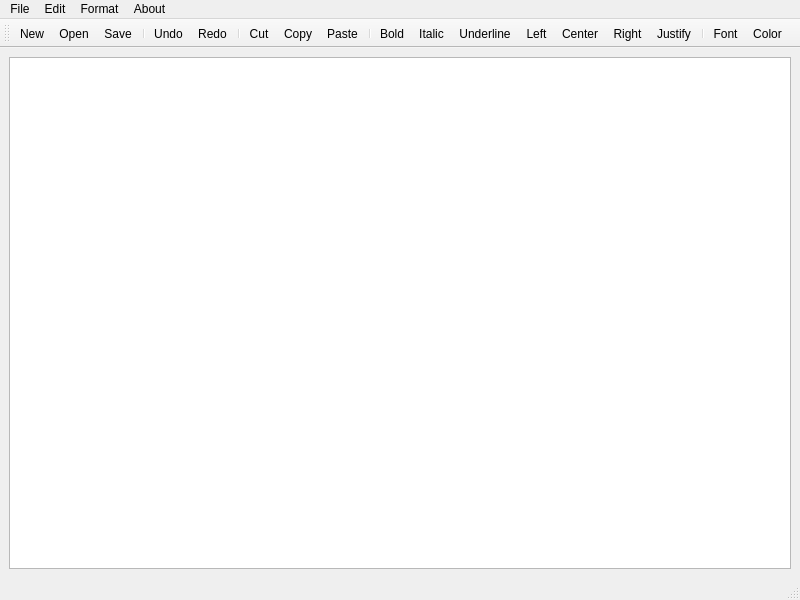
<?xml version="1.0" encoding="UTF-8"?>
<ui version="4.0">
 <class>MainWindow</class>
 <widget class="QMainWindow" name="MainWindow">
  <property name="geometry">
   <rect>
    <x>0</x>
    <y>0</y>
    <width>800</width>
    <height>600</height>
   </rect>
  </property>
  <property name="windowTitle">
   <string>NotePad App</string>
  </property>
  <widget class="QWidget" name="centralwidget">
   <layout class="QHBoxLayout" name="horizontalLayout">
    <item>
     <widget class="QTextEdit" name="textEdit"/>
    </item>
   </layout>
  </widget>
  <widget class="QMenuBar" name="menubar">
   <property name="geometry">
    <rect>
     <x>0</x>
     <y>0</y>
     <width>800</width>
     <height>26</height>
    </rect>
   </property>
   <widget class="QMenu" name="menufile">
    <property name="title">
     <string>File</string>
    </property>
    <addaction name="actionNew"/>
    <addaction name="actionOpen"/>
    <addaction name="actionSave"/>
    <addaction name="separator"/>
    <addaction name="actionPrint"/>
    <addaction name="actionPreview"/>
    <addaction name="actionExport_PDF"/>
    <addaction name="separator"/>
    <addaction name="actionExit"/>
   </widget>
   <widget class="QMenu" name="menuEdit">
    <property name="title">
     <string>Edit</string>
    </property>
    <addaction name="actionUndo"/>
    <addaction name="actionRedo"/>
    <addaction name="separator"/>
    <addaction name="actionCut"/>
    <addaction name="actionCopy"/>
    <addaction name="actionPaste"/>
    <addaction name="separator"/>
   </widget>
   <widget class="QMenu" name="menuFormat">
    <property name="title">
     <string>Format</string>
    </property>
    <addaction name="actionBold"/>
    <addaction name="actionItalic"/>
    <addaction name="actionUnderline"/>
    <addaction name="separator"/>
    <addaction name="actionLeft_2"/>
    <addaction name="actionRight_2"/>
    <addaction name="actionCenter"/>
    <addaction name="actionJustify"/>
    <addaction name="separator"/>
    <addaction name="actionFont"/>
    <addaction name="actionColor"/>
   </widget>
   <widget class="QMenu" name="menuAbout">
    <property name="title">
     <string>About</string>
    </property>
    <addaction name="actionAbout_App"/>
   </widget>
   <addaction name="menufile"/>
   <addaction name="menuEdit"/>
   <addaction name="menuFormat"/>
   <addaction name="menuAbout"/>
  </widget>
  <widget class="QStatusBar" name="statusbar"/>
  <widget class="QToolBar" name="toolBar">
   <property name="windowTitle">
    <string>toolBar</string>
   </property>
   <attribute name="toolBarArea">
    <enum>TopToolBarArea</enum>
   </attribute>
   <attribute name="toolBarBreak">
    <bool>false</bool>
   </attribute>
   <addaction name="actionNew"/>
   <addaction name="actionOpen"/>
   <addaction name="actionSave"/>
   <addaction name="separator"/>
   <addaction name="actionUndo"/>
   <addaction name="actionRedo"/>
   <addaction name="separator"/>
   <addaction name="actionCut"/>
   <addaction name="actionCopy"/>
   <addaction name="actionPaste"/>
   <addaction name="separator"/>
   <addaction name="actionBold"/>
   <addaction name="actionItalic"/>
   <addaction name="actionUnderline"/>
   <addaction name="actionLeft_2"/>
   <addaction name="actionCenter"/>
   <addaction name="actionRight_2"/>
   <addaction name="actionJustify"/>
   <addaction name="separator"/>
   <addaction name="actionFont"/>
   <addaction name="actionColor"/>
  </widget>
  <action name="actionNew">
   <property name="icon">
    <iconset resource="images/images.qrc">
     <normaloff>:/IconImages/new.png</normaloff>:/IconImages/new.png</iconset>
   </property>
   <property name="text">
    <string>New</string>
   </property>
   <property name="shortcut">
    <string>Ctrl+N</string>
   </property>
  </action>
  <action name="actionOpen">
   <property name="icon">
    <iconset resource="images/images.qrc">
     <normaloff>:/IconImages/open.png</normaloff>:/IconImages/open.png</iconset>
   </property>
   <property name="text">
    <string>Open</string>
   </property>
   <property name="shortcut">
    <string>Ctrl+O</string>
   </property>
  </action>
  <action name="actionSave">
   <property name="icon">
    <iconset resource="images/images.qrc">
     <normaloff>:/IconImages/save.png</normaloff>:/IconImages/save.png</iconset>
   </property>
   <property name="text">
    <string>Save</string>
   </property>
   <property name="shortcut">
    <string>Ctrl+S</string>
   </property>
  </action>
  <action name="actionPrint">
   <property name="icon">
    <iconset resource="images/images.qrc">
     <normaloff>:/IconImages/print.png</normaloff>:/IconImages/print.png</iconset>
   </property>
   <property name="text">
    <string>Print</string>
   </property>
   <property name="shortcut">
    <string>Ctrl+P</string>
   </property>
  </action>
  <action name="actionPreview">
   <property name="icon">
    <iconset resource="images/images.qrc">
     <normaloff>:/IconImages/printprev.png</normaloff>:/IconImages/printprev.png</iconset>
   </property>
   <property name="text">
    <string>Preview</string>
   </property>
   <property name="shortcut">
    <string>Ctrl+Shift+P</string>
   </property>
  </action>
  <action name="actionExport_PDF">
   <property name="icon">
    <iconset resource="images/images.qrc">
     <normaloff>:/IconImages/pdf.png</normaloff>:/IconImages/pdf.png</iconset>
   </property>
   <property name="text">
    <string>Export PDF</string>
   </property>
   <property name="shortcut">
    <string>Ctrl+E</string>
   </property>
  </action>
  <action name="actionExit">
   <property name="icon">
    <iconset resource="images/images.qrc">
     <normaloff>:/IconImages/exit.png</normaloff>:/IconImages/exit.png</iconset>
   </property>
   <property name="text">
    <string>Exit</string>
   </property>
  </action>
  <action name="actionUndo">
   <property name="icon">
    <iconset resource="images/images.qrc">
     <normaloff>:/IconImages/undo.png</normaloff>:/IconImages/undo.png</iconset>
   </property>
   <property name="text">
    <string>Undo</string>
   </property>
   <property name="shortcut">
    <string>Ctrl+Z</string>
   </property>
  </action>
  <action name="actionRedo">
   <property name="icon">
    <iconset resource="images/images.qrc">
     <normaloff>:/IconImages/redo.png</normaloff>:/IconImages/redo.png</iconset>
   </property>
   <property name="text">
    <string>Redo</string>
   </property>
   <property name="shortcut">
    <string>Ctrl+Y</string>
   </property>
  </action>
  <action name="actionCut">
   <property name="icon">
    <iconset resource="images/images.qrc">
     <normaloff>:/IconImages/cut.png</normaloff>:/IconImages/cut.png</iconset>
   </property>
   <property name="text">
    <string>Cut</string>
   </property>
   <property name="shortcut">
    <string>Ctrl+X</string>
   </property>
  </action>
  <action name="actionCopy">
   <property name="icon">
    <iconset resource="images/images.qrc">
     <normaloff>:/IconImages/copy.png</normaloff>:/IconImages/copy.png</iconset>
   </property>
   <property name="text">
    <string>Copy</string>
   </property>
   <property name="shortcut">
    <string>Ctrl+C</string>
   </property>
  </action>
  <action name="actionPaste">
   <property name="icon">
    <iconset resource="images/images.qrc">
     <normaloff>:/IconImages/paste.png</normaloff>:/IconImages/paste.png</iconset>
   </property>
   <property name="text">
    <string>Paste</string>
   </property>
   <property name="shortcut">
    <string>Ctrl+V</string>
   </property>
  </action>
  <action name="actionBold">
   <property name="icon">
    <iconset resource="images/images.qrc">
     <normaloff>:/IconImages/bold.png</normaloff>:/IconImages/bold.png</iconset>
   </property>
   <property name="text">
    <string>Bold</string>
   </property>
   <property name="shortcut">
    <string>Ctrl+B</string>
   </property>
  </action>
  <action name="actionItalic">
   <property name="icon">
    <iconset resource="images/images.qrc">
     <normaloff>:/IconImages/italic.png</normaloff>:/IconImages/italic.png</iconset>
   </property>
   <property name="text">
    <string>Italic</string>
   </property>
   <property name="shortcut">
    <string>Ctrl+I</string>
   </property>
  </action>
  <action name="actionUnderline">
   <property name="icon">
    <iconset resource="images/images.qrc">
     <normaloff>:/IconImages/underline.png</normaloff>:/IconImages/underline.png</iconset>
   </property>
   <property name="text">
    <string>Underline</string>
   </property>
   <property name="shortcut">
    <string>Ctrl+U</string>
   </property>
  </action>
  <action name="actionLeft">
   <property name="text">
    <string>Left</string>
   </property>
  </action>
  <action name="actionRight">
   <property name="text">
    <string>Right</string>
   </property>
  </action>
  <action name="actionLeft_2">
   <property name="icon">
    <iconset resource="images/images.qrc">
     <normaloff>:/IconImages/left.png</normaloff>:/IconImages/left.png</iconset>
   </property>
   <property name="text">
    <string>Left</string>
   </property>
   <property name="shortcut">
    <string>Ctrl+L</string>
   </property>
  </action>
  <action name="actionRight_2">
   <property name="icon">
    <iconset resource="images/images.qrc">
     <normaloff>:/IconImages/right.png</normaloff>:/IconImages/right.png</iconset>
   </property>
   <property name="text">
    <string>Right</string>
   </property>
   <property name="shortcut">
    <string>Ctrl+R</string>
   </property>
  </action>
  <action name="actionCenter">
   <property name="icon">
    <iconset resource="images/images.qrc">
     <normaloff>:/IconImages/center.png</normaloff>:/IconImages/center.png</iconset>
   </property>
   <property name="text">
    <string>Center</string>
   </property>
   <property name="shortcut">
    <string>Ctrl+K</string>
   </property>
  </action>
  <action name="actionJustify">
   <property name="icon">
    <iconset resource="images/images.qrc">
     <normaloff>:/IconImages/justify.png</normaloff>:/IconImages/justify.png</iconset>
   </property>
   <property name="text">
    <string>Justify</string>
   </property>
   <property name="shortcut">
    <string>Ctrl+J</string>
   </property>
  </action>
  <action name="actionFont">
   <property name="icon">
    <iconset resource="images/images.qrc">
     <normaloff>:/IconImages/font.png</normaloff>:/IconImages/font.png</iconset>
   </property>
   <property name="text">
    <string>Font</string>
   </property>
  </action>
  <action name="actionColor">
   <property name="icon">
    <iconset resource="images/images.qrc">
     <normaloff>:/IconImages/color.png</normaloff>:/IconImages/color.png</iconset>
   </property>
   <property name="text">
    <string>Color</string>
   </property>
  </action>
  <action name="actionAbout_App">
   <property name="icon">
    <iconset resource="images/images.qrc">
     <normaloff>:/IconImages/aboutqt.png</normaloff>:/IconImages/aboutqt.png</iconset>
   </property>
   <property name="text">
    <string>About App</string>
   </property>
  </action>
 </widget>
 <resources>
  <include location="images/images.qrc"/>
 </resources>
 <connections/>
</ui>
